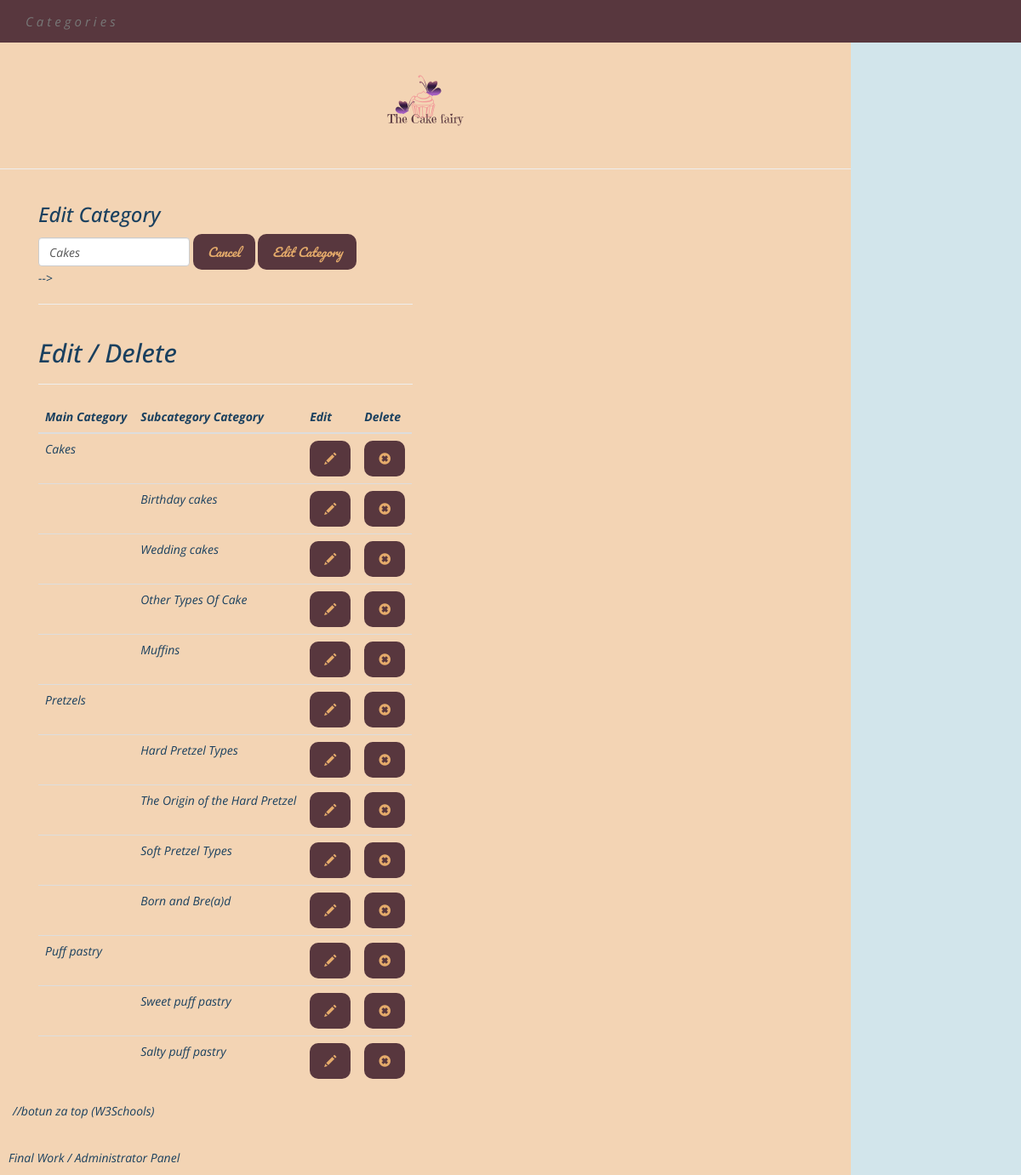
/admin/kategorije.php?edit=1, run on the app's committed database.
### tables this page shows
CREATE TABLE `recept_kategorija` (
  `Id_kategorija` int(11) NOT NULL,
  `Kategorija_naslov` varchar(100) NOT NULL,
  `Parent` int(11) NOT NULL DEFAULT '0'
);

### admin/kategorije.php (the view, shortened to what this page needs)
<?php
require_once '../system/init.php';
include 'include/head.php';
include 'include/navigation.php';
if(isset($_GET['edit']) && !empty($_GET['edit'])){
  $edit_id = (int)$_GET['edit'];
  $sql = "SELECT * FROM recept_kategorija WHERE Id_kategorija = '$edit_id'";
  $edit_resultat = $db->query($sql);
  $eBrand = mysqli_fetch_assoc($edit_resultat);
}
 ?>
<div class="container-fluid adminpanel">
  <div class="col-md-6">
    <h3><?=((isset($_GET['edit'])))?'Edit' : 'Add'?> Category </h3>
    <form class="form-inline" action="kategorije.php<?=((isset($_GET['edit']))? '?edit='.$edit_id:'')?>" method="post">
      <div class="form-group">
        <?php
        $value = '';
        if(isset($_GET['edit'])){
          $value = $eBrand['Kategorija_naslov'];
        }
        else{
          if(isset($_POST['kategorija']))
          {
            $value = $_POST['kategorija'];
          }
        }
        ?>
        <input type="text" name="kategorija" id="kategorija" class="form-control" value="<?= $value;?>">
        <?php if(isset($_GET['edit'])) :?>
          <a href="kategorije.php" class="btn"> Cancel </a>
        <?php endif; ?>
        <input type="submit" name="dodaj_kategoriju" value="<?=((isset($_GET['edit'])))?'Edit' : 'Add'?> Category" class="btn">
      </div>
    </form> -->
    <hr>
  <div class="table-responsive">
    <h2>Edit / Delete</h2>
<hr>
<table class="table table-border admin-tablica-kategorija">
  <thead>
    <th>Main Category</th>
    <th>Subcategory Category</th>
    <th>Edit</th>
    <th>Delete</th>
  </thead>
  <tbody>
    <?php
    $sql = "SELECT * FROM recept_kategorija WHERE Parent = 0";
    $s = $db->query($sql);
    while($kategorija = mysqli_fetch_assoc($s)):
      $parent_id = (int)$kategorija['Id_kategorija'];
      $sql2= "SELECT * FROM recept_kategorija WHERE parent = '$parent_id'";
      $c_result=$db->query($sql2);
      ?>
    <tr>
      <td>
        <?=$kategorija['Kategorija_naslov'];?>
      </td>
      <td></td>
      <td><a href="kategorije.php?edit=<?= $kategorija['Id_kategorija']; ?>" class="btn"><span class="glyphicon glyphicon-pencil"></span></a></td>
      <td><a href="kategorije.php?delete=<?= $kategorija['Id_kategorija']; ?>" class="btn"><span class="glyphicon glyphicon-remove-sign"></span></a></td>
    </tr>
      <?php while($child = mysqli_fetch_assoc($c_result)): ?>
        <tr>
          <td></td>
          <td><?= $child['Kategorija_naslov'] ?></td>
          <td><a href="kategorije.php?edit=<?= $child['Id_kategorija']; ?>" class="btn"><span class="glyphicon glyphicon-pencil"></span></a></td>
          <td><a href="kategorije.php?delete=<?= $child['Id_kategorija']; ?>" class="btn"><span class="glyphicon glyphicon-remove-sign"></span></a></td>
        </tr>
        <?php endwhile; ?>
  <?php endwhile; ?>
  </tbody>
</table>
  </div>
  </div>
  <div class="col-md-6">
  </div>
</div>
//botun za top (W3Schools)
<?php include 'include/footer.php' ?>

### css/main.css (style rules this page uses)
body { background-color: #f3d4b4; padding-top: 50px; margin-left: 200px; margin-right: 200px; font-family: 'Open Sans', sans-serif; font-style: italic; color: #1A405F; }
.btn { font-family: 'Pacifico'; display: inline-block; margin-bottom: 0; font-size: 14px; font-weight: normal; line-height: 1.42857143; text-align: center; white-space: nowrap; vertical-align: middle; cursor: pointer; -webkit-user-select: none; -moz-user-select: none; -ms-user-select: none; user-select: none; background-image: none; border: 1px solid transparent; border-radius: 10px; padding: 10px 16px; background-color: #58373E; color: #E5AB6B; }
.adminpanel { margin-left: 0px; margin-right: 0px; }
.admin-tablica-kategorija { width: auto; }

### data on the page
recept_kategorija: kategorija "Cakes", Kategorija_naslov "Cakes"
recept_kategorija: Kategorija_naslov "Birthday cakes"
recept_kategorija: Kategorija_naslov "Wedding cakes"
recept_kategorija: Kategorija_naslov "Other Types Of Cake"
recept_kategorija: Kategorija_naslov "Muffins"
recept_kategorija: Kategorija_naslov "Pretzels"
recept_kategorija: Kategorija_naslov "Hard Pretzel Types"
recept_kategorija: Kategorija_naslov "The Origin of the Hard Pretzel"
recept_kategorija: Kategorija_naslov "Soft Pretzel Types"
recept_kategorija: Kategorija_naslov "Born and Bre(a)d"
recept_kategorija: Kategorija_naslov "Puff pastry"
recept_kategorija: Kategorija_naslov "Sweet puff pastry"
recept_kategorija: Kategorija_naslov "Salty puff pastry"
